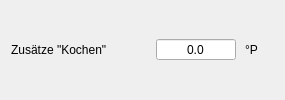
            <widget class="QWidget" name="wdgSWWZKochen" native="true">
             <layout class="QHBoxLayout" name="horizontalLayout_5">
              <property name="spacing">
               <number>9</number>
              </property>
              <property name="topMargin">
               <number>0</number>
              </property>
              <property name="rightMargin">
               <number>0</number>
              </property>
              <property name="bottomMargin">
               <number>0</number>
              </property>
              <item>
               <widget class="QLabel" name="label_58">
                <property name="text">
                 <string>Zusätze &quot;Kochen&quot;</string>
                </property>
               </widget>
              </item>
              <item>
               <spacer name="horizontalSpacer_9">
                <property name="orientation">
                 <enum>Qt::Orientation::Horizontal</enum>
                </property>
                <property name="sizeHint" stdset="0">
                 <size>
                  <width>40</width>
                  <height>20</height>
                 </size>
                </property>
               </spacer>
              </item>
              <item>
               <widget class="DoubleSpinBoxSud" name="tbSWWZKochen">
                <property name="minimumSize">
                 <size>
                  <width>80</width>
                  <height>0</height>
                 </size>
                </property>
                <property name="toolTip">
                 <string>&lt;html&gt;&lt;head/&gt;&lt;body&gt;&lt;p&gt;Hier wird der Anteil an Stammwürze von&lt;span style=&quot; font-weight:600;&quot;&gt; Zusätzen &lt;/span&gt;beim &lt;span style=&quot; font-weight:600;&quot;&gt;Hopfenkochen &lt;/span&gt;berechnet.&lt;/p&gt;&lt;p&gt;Zusätze beim Hopfenkochen können Zucker, Honig, Gewürze, Additive etc. sein. &lt;span style=&quot; font-weight:600;&quot;&gt;Zeitpunkt&lt;/span&gt; und &lt;span style=&quot; font-weight:600;&quot;&gt;Menge&lt;/span&gt; wirken sich unter Umständen entscheidend auf den Geschmack aus, fördern oder beeinträchtigen die Hefetätigkeit. Üblich ist eine Gabe zum Kochende hin.&lt;/p&gt;&lt;p&gt;Eine – nicht bindende – Regel besagt, dass Zusätze nicht &lt;span style=&quot; font-weight:600;&quot;&gt;20% der Schüttung&lt;/span&gt; übersteigen sollten. Die ist einerseits sensorisch begründet, andererseits in einer nicht beeinträchtigten Enzymtätigkeit der Maische und nicht zuletzt um Läuterkatastrophen zu verhindern. Üblich sind maximal &lt;span style=&quot; font-weight:600;&quot;&gt;15% pro Zusatz&lt;/span&gt;.&lt;/p&gt;&lt;p&gt;Zusätze beim Kochen können Zucker, Honig, Gewürze, Additive, Früchte, sogar Tannenzweige etc. sein. Bei Zucker, Honig gelten 10-15% maximal als Richtwert.&lt;/p&gt;&lt;p&gt;Zusätze sind ein komplexes Feld beim Bier brauen – und eines der kreativsten, da nahezu jede Zutat ihre Eigenheiten hat. Bei Unklarheiten empfehlen sich Fachforen und Fachbücher, aber auch &lt;span style=&quot; font-weight:600;&quot;&gt;braufremde Seiten&lt;/span&gt; im Netz.&lt;/p&gt;&lt;p&gt;Geht es um &lt;span style=&quot; font-weight:600;&quot;&gt;Spezialbiere&lt;/span&gt; mit Frucht oder &amp;quot;gebackene&amp;quot; Biere wie Kveik interessieren andere Erwägungen. Ein guter Einstieg für &lt;span style=&quot; font-weight:600;&quot;&gt;zusatzlastige Biere&lt;/span&gt; wie Kveik sind zunächst Fachbücher, mehr aber Fachforen, in denen die Proponenten dieser Stile gerne Fragen beantworten und Tipps geben.&lt;/p&gt;&lt;p&gt;Eine erste Anlaufstelle mit grundlegenden Informationen ist die &lt;span style=&quot; font-weight:600;&quot;&gt;oBrama-Datenbank&lt;/span&gt;, die im &lt;span style=&quot; font-weight:600;&quot;&gt;Tab Rohstoffe&lt;/span&gt; integriert ist.&lt;/p&gt;&lt;/body&gt;&lt;/html&gt;</string>
                </property>
                <property name="alignment">
                 <set>Qt::AlignmentFlag::AlignCenter</set>
                </property>
                <property name="readOnly">
                 <bool>true</bool>
                </property>
                <property name="buttonSymbols">
                 <enum>QAbstractSpinBox::ButtonSymbols::NoButtons</enum>
                </property>
                <property name="decimals">
                 <number>1</number>
                </property>
               </widget>
              </item>
              <item>
               <widget class="QLabel" name="label_59">
                <property name="minimumSize">
                 <size>
                  <width>40</width>
                  <height>0</height>
                 </size>
                </property>
                <property name="text">
                 <string notr="true">°P</string>
                </property>
               </widget>
              </item>
             </layout>
            </widget>
